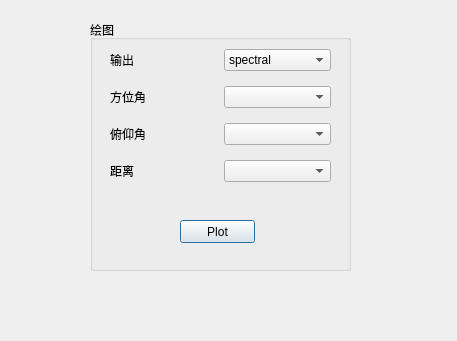
<?xml version="1.0" encoding="UTF-8"?>
<ui version="4.0">
 <class>PlotDialog</class>
 <widget class="QDialog" name="PlotDialog">
  <property name="geometry">
   <rect>
    <x>0</x>
    <y>0</y>
    <width>457</width>
    <height>341</height>
   </rect>
  </property>
  <property name="windowTitle">
   <string>Dialog</string>
  </property>
  <widget class="QGroupBox" name="groupBox">
   <property name="geometry">
    <rect>
     <x>90</x>
     <y>20</y>
     <width>261</width>
     <height>251</height>
    </rect>
   </property>
   <property name="title">
    <string>绘图</string>
   </property>
   <widget class="QWidget" name="gridLayoutWidget">
    <property name="geometry">
     <rect>
      <x>20</x>
      <y>20</y>
      <width>221</width>
      <height>151</height>
     </rect>
    </property>
    <layout class="QGridLayout" name="gridLayout">
     <item row="0" column="1">
      <widget class="QComboBox" name="comboBox">
       <item>
        <property name="text">
         <string>spectral</string>
        </property>
       </item>
       <item>
        <property name="text">
         <string>integrate</string>
        </property>
       </item>
      </widget>
     </item>
     <item row="2" column="0">
      <widget class="QLabel" name="label_3">
       <property name="text">
        <string>俯仰角</string>
       </property>
      </widget>
     </item>
     <item row="0" column="0">
      <widget class="QLabel" name="label">
       <property name="text">
        <string>输出</string>
       </property>
      </widget>
     </item>
     <item row="1" column="0">
      <widget class="QLabel" name="label_2">
       <property name="text">
        <string>方位角</string>
       </property>
      </widget>
     </item>
     <item row="3" column="0">
      <widget class="QLabel" name="label_4">
       <property name="text">
        <string>距离</string>
       </property>
      </widget>
     </item>
     <item row="1" column="1">
      <widget class="QComboBox" name="comboBox_plot_phi"/>
     </item>
     <item row="2" column="1">
      <widget class="QComboBox" name="comboBox_plot_umu"/>
     </item>
     <item row="3" column="1">
      <widget class="QComboBox" name="comboBox_plot_distance"/>
     </item>
    </layout>
   </widget>
   <widget class="QPushButton" name="pushButton">
    <property name="geometry">
     <rect>
      <x>90</x>
      <y>200</y>
      <width>75</width>
      <height>23</height>
     </rect>
    </property>
    <property name="text">
     <string>Plot</string>
    </property>
   </widget>
  </widget>
 </widget>
 <resources/>
 <connections/>
</ui>
